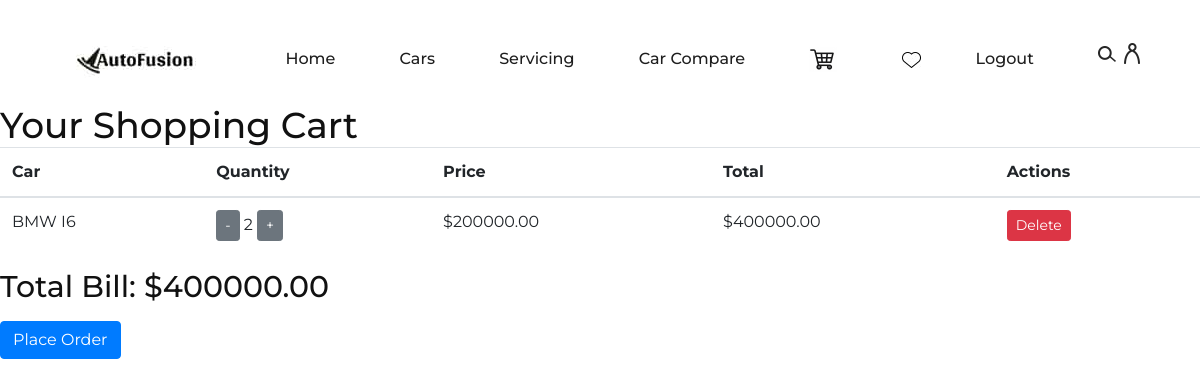
Page /cart/ (signed in) on the earlier database version.
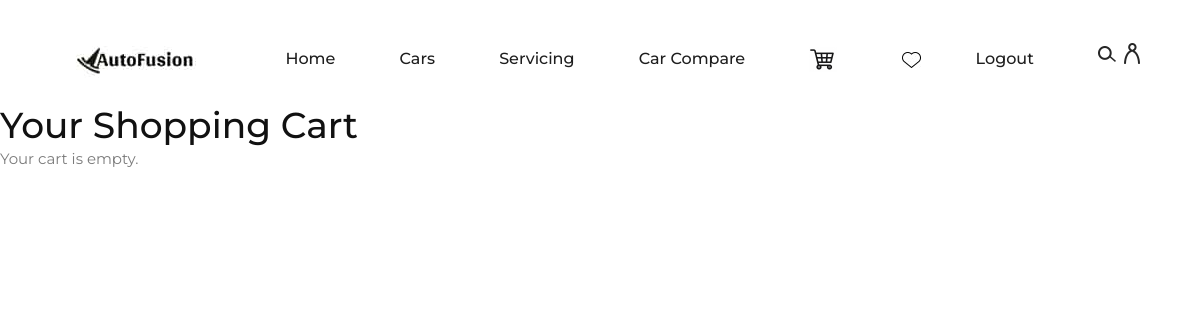
Same page on the later database version.
### base/models.py (models this page shows, shortened)
class CartItem(models.Model):
    user = models.ForeignKey(settings.AUTH_USER_MODEL, on_delete=models.CASCADE)
    car = models.ForeignKey(Car, on_delete=models.CASCADE)
    quantity = models.PositiveIntegerField(default=1)

class Car(models.Model):
    make = models.CharField(max_length=50)
    model = models.CharField(max_length=50)
    year = models.PositiveIntegerField()
    price = models.DecimalField(max_digits=10, decimal_places=2)
    image = models.ImageField(upload_to="car_images/")
    description = models.TextField(blank=True, null=True)
    quantity = models.PositiveIntegerField(default=0)

### base/views.py (the view)
# urls.py: path('cart/', views.cart_view, name='cart'),
@login_required
def cart_view(request):
    cart_items = CartItem.objects.filter(user=request.user)
    total_price = 0
    for item in cart_items:
        item.total_price = item.car.price * item.quantity
        total_price += item.total_price
    context = {
        'cart_items': cart_items,
        'total_price': total_price,
    }
    return render(request, 'cart/cart.html', context)

### templates/cart/cart.html (shortened to what this page needs)
{% extends 'base.html' %}
{% block content %}
<h2>Your Shopping Cart</h2>
{% if cart_items %}
    <div class="row">
        <div class="col-12">
            <table class="table">
                <thead>
                    <tr>
                        <th>Car</th>
                        <th>Quantity</th>
                        <th>Price</th>
                        <th>Total</th>
                        <th>Actions</th>
                    </tr>
                </thead>
                <tbody>
                    {% for item in cart_items %}
                        <tr>
                            <td>{{ item.car.make }} {{ item.car.model }}</td>
                            <td>
                                <form method="post" action="{% url 'update_cart' item.id %}">
                                    <button type="submit" name="action" value="decrease" class="btn btn-secondary btn-sm">-</button>
                                    <span>{{ item.quantity }}</span>
                                    <button type="submit" name="action" value="increase" class="btn btn-secondary btn-sm">+</button>
                                </form>
                            </td>
                            <td>${{ item.car.price|floatformat:2 }}</td>
                            <td>${{ item.total_price|floatformat:2 }}</td>
                            <td>
                                <form method="post" action="{% url 'delete_item' item.id %}">
                                    <button type="submit" class="btn btn-danger btn-sm">Delete</button>
                                </form>
                            </td>
                        </tr>
                    {% endfor %}
                </tbody>
            </table>
            <h3>Total Bill: ${{ total_price|floatformat:2 }}</h3>
        </div>
        <div class="col-12 text-end mt-3">
            <form method="post" action="{% url 'place_order' %}">
                <button type="submit" class="btn btn-primary">Place Order</button>
            </form>
        </div>
    </div>
{% else %}
    <p>Your cart is empty.</p>
{% endif %}
{% endblock %}

Differences in the rows shown:
removed CartItem: car.make "BMW", car.model "I6", quantity "2", car.price "200000.00", total_price "400000.00"
Other differences:
{{ total_price|floatformat:2 }}: "400000.00" → (not shown)
text no longer shown: "Car Quantity Price Total Actions Total Bill: $ Place Order"
text now shown: "Your cart is empty."
